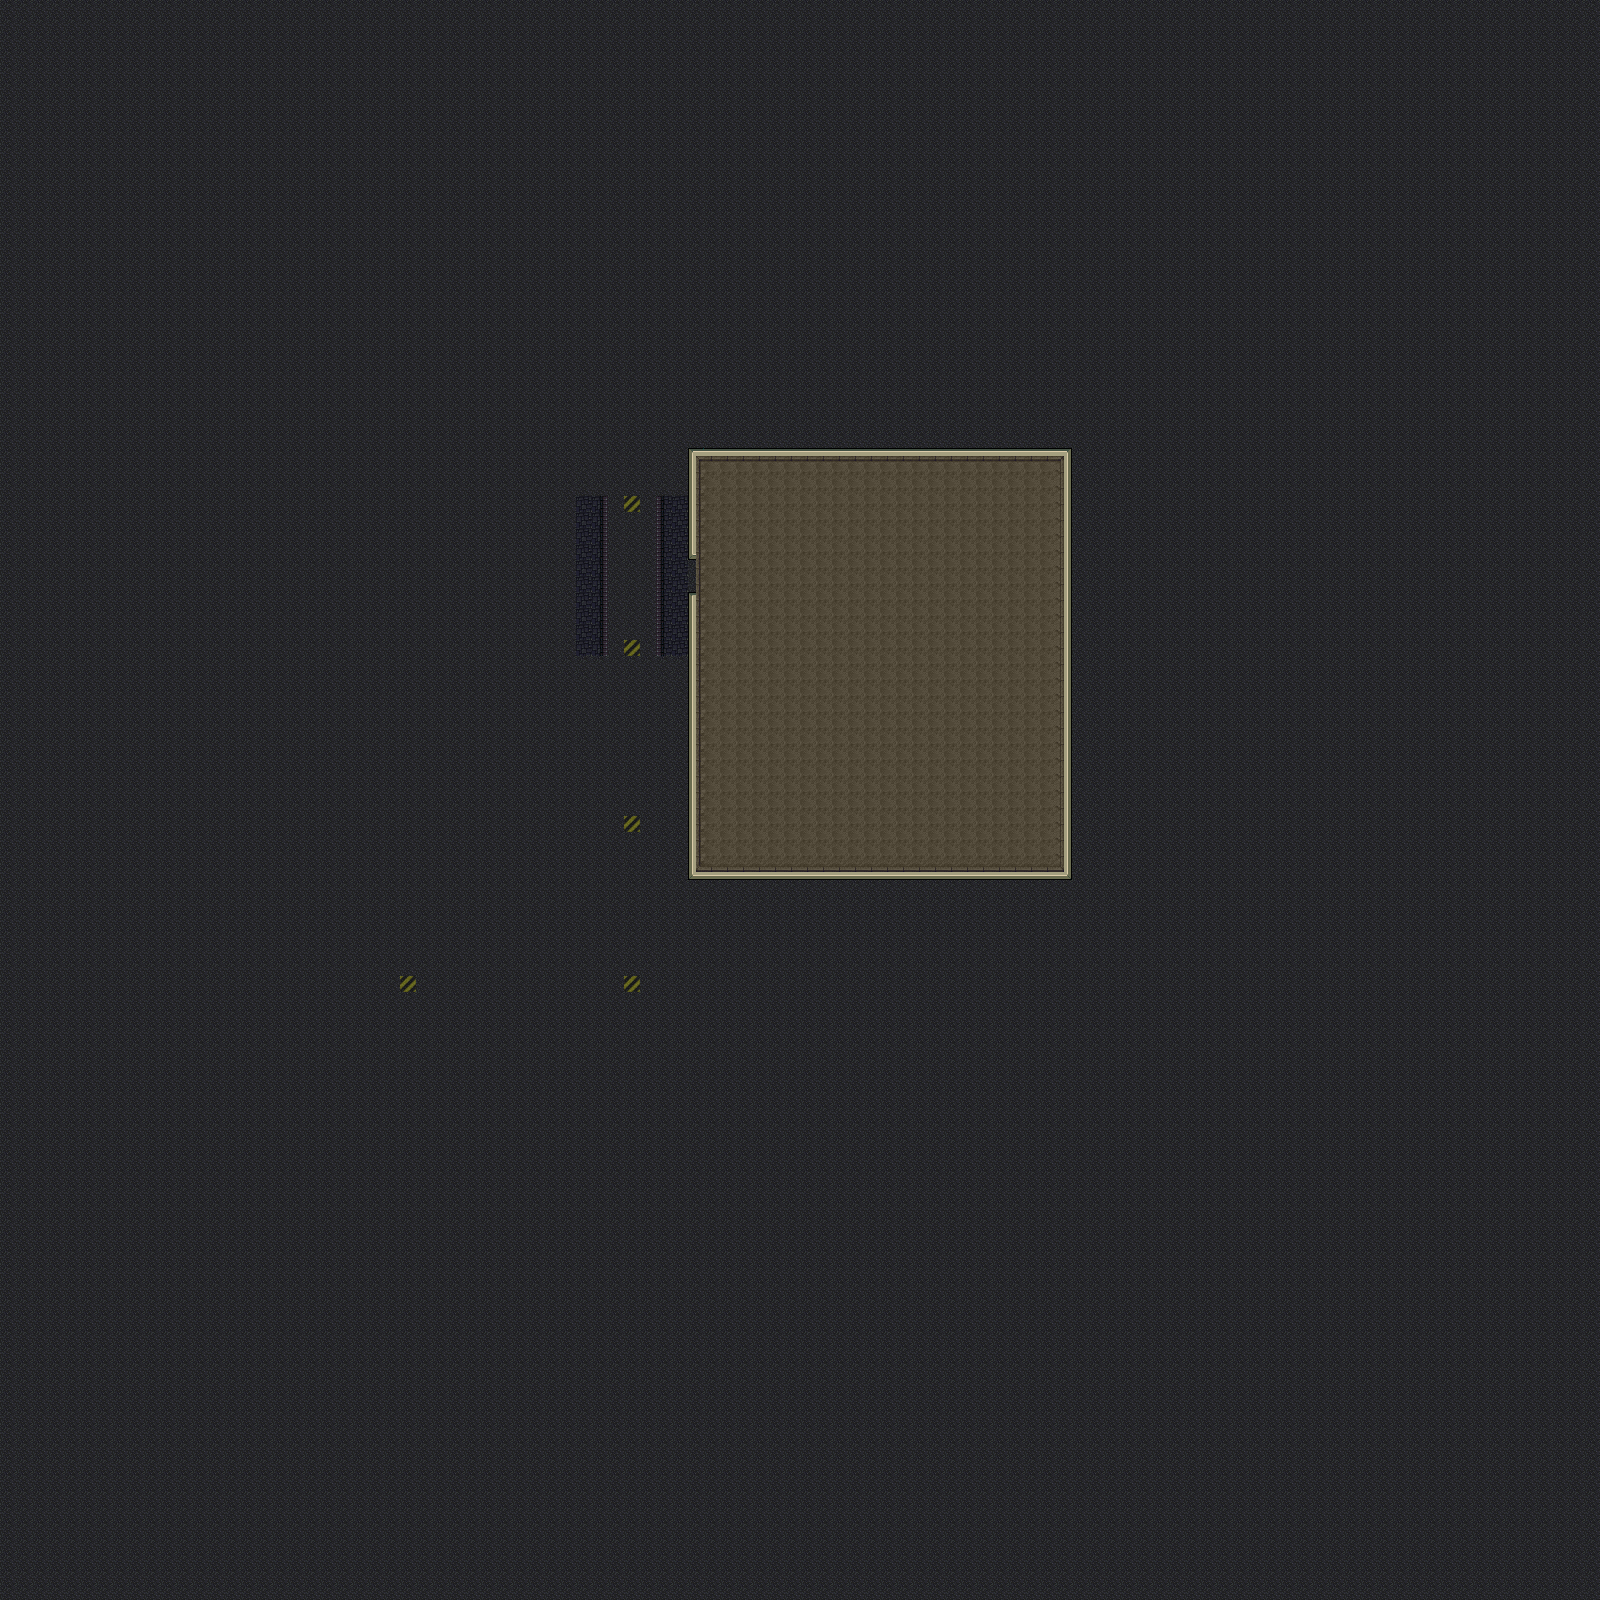

Tiled map render using the project's own tile images. Description and the map definition, with tile-layer contents summarised, below:
An orthogonal 100x100 tile map with 16x16 px tiles, 6 tile layers (Floor, HWall, Wall, Ceiling, ...), 2 tilesets.

<map version="1.0" orientation="orthogonal" renderorder="right-down" width="100" height="100" tilewidth="16" tileheight="16" nextobjectid="1">
 <tileset firstgid="1" name="meta16" tilewidth="16" tileheight="16" tilecount="10" columns="10">
  <image source="meta16.png" width="160" height="16" />
 </tileset>
 <tileset firstgid="11" name="tilesetnew16" tilewidth="16" tileheight="16" tilecount="480" columns="30">
  <image source="tilesetnew16.png" width="480" height="256" />
 </tileset>
 <layer name="Floor" width="100" height="100">
  <data>[10000 cells, 10000 non-empty, 13 distinct tile ids]</data>
 </layer>
 <layer name="HWall" width="100" height="100">
  <data>[10000 cells, 0 non-empty, 0 distinct tile ids]</data>
 </layer>
 <layer name="Wall" width="100" height="100">
  <data>[10000 cells, 116 non-empty, 15 distinct tile ids]</data>
 </layer>
 <layer name="Ceiling" width="100" height="100">
  <data>[10000 cells, 648 non-empty, 9 distinct tile ids]</data>
 </layer>
 <layer name="Meta" width="100" height="100">
  <data>[10000 cells, 0 non-empty, 0 distinct tile ids]</data>
 </layer>
 <layer name="Spawn" width="100" height="100">
  <data>[10000 cells, 5 non-empty, 1 distinct tile ids]</data>
 </layer>
</map>
